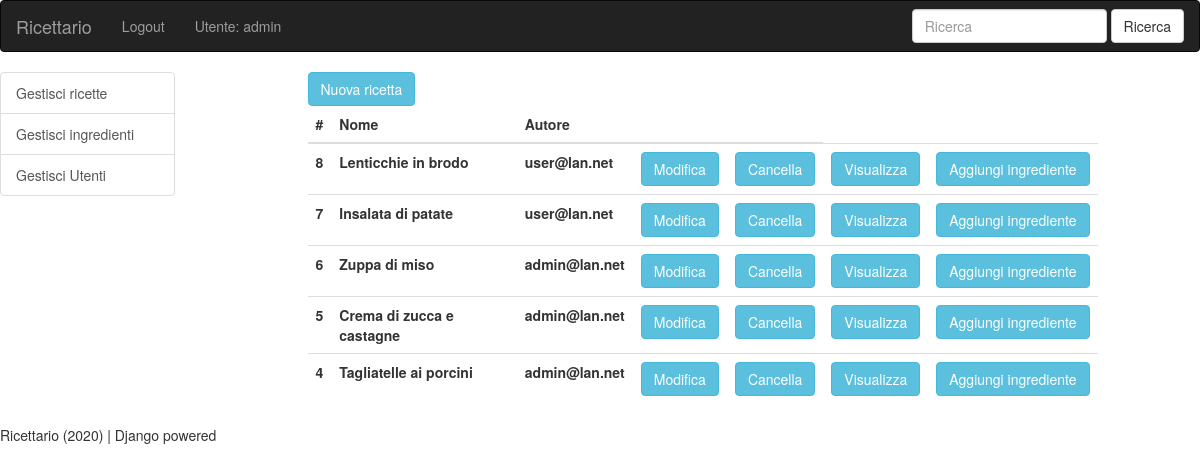
/catalogo/ (signed in), run on an earlier commit of the app's database.
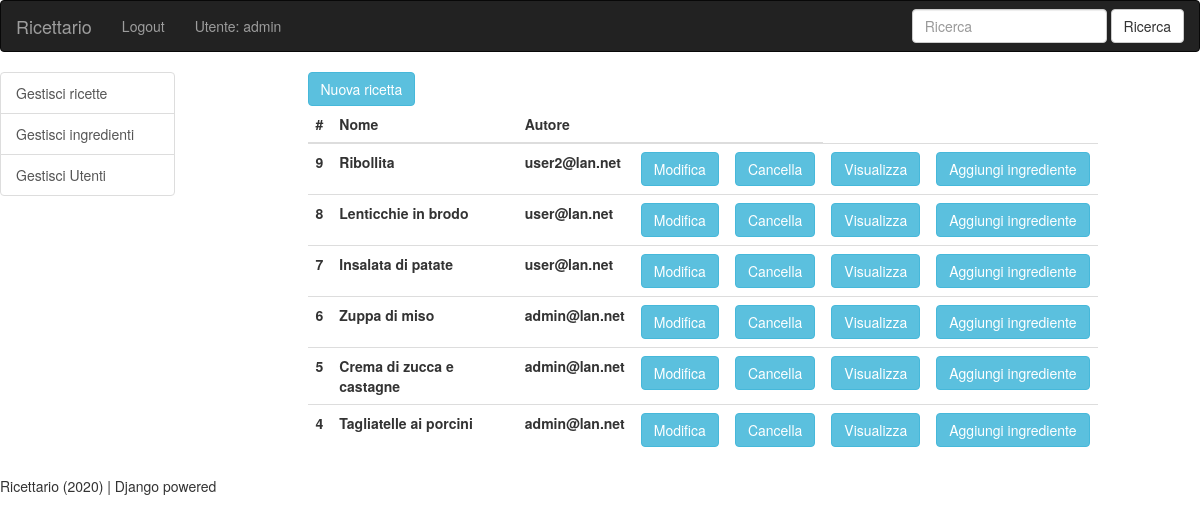
And on a later commit of the database.
### catalogo/models.py (models this page shows, shortened)
class Ricetta(models.Model):
    nome = models.CharField(
        max_length=200,
        null=False,
        default="Ricetta"
    )
    ANTIPASTO = 'Antipasto'
    PRIMO = 'Primo'
    SECONDO = 'Secondo'
    CONTORNO = 'Contorno'
    DOLCE = 'Dolce'
    tipo_choices = [
        (ANTIPASTO,'Antipasto'),
        (PRIMO,'Primo'),
        (SECONDO,'Secondo'),
        (CONTORNO,'Contorno'),
        (DOLCE,'Dolce')
    ]
    tipo = models.CharField(
        max_length=15,
        choices=tipo_choices,
        default=ANTIPASTO
    )
    autore = models.ForeignKey(
            User,
            on_delete=models.SET_NULL,
            null=True
    )
    FACILE = 'Facile'
    MEDIA = 'Media'
    DIFFICILE = 'Difficile'
    difficolta_choices = [
        (FACILE, 'Facile'),
        (MEDIA, 'Media'),
        (DIFFICILE, 'Difficile')
    ]
    difficolta = models.CharField(
        verbose_name = 'Difficoltà',
        max_length=15,
        choices=difficolta_choices,
        default=FACILE
    )
    immagine = models.ImageField(
        upload_to ='ricette',
        default = 'default.jpg'
    )
    descrizione = models.TextField(
        max_length=4000,
        null=True,
    )
    nazionalita = CountryField(
        verbose_name = 'Nazionalità',
    )

class User(AbstractUser):
    EMAIL_FIELD = 'email'
    USERNAME_FIELD = 'email'
    REQUIRED_FIELDS = ['username']
    email = models.EmailField(
		unique=True,
		blank=True
    )
    MASCHIO = 'Maschio'
    FEMMINA = 'Femmina'
    NONDICHIARATO = 'Non dichiarato'
    gender_choices = [
            (MASCHIO, 'Maschio'),
            (FEMMINA, 'Femmina'),
            (NONDICHIARATO, 'Non dichiarato')
    ]
    gender = models.CharField(
        max_length=15,
        choices=gender_choices,
        verbose_name="Genere",
        default=NONDICHIARATO
    )
    birth_date = models.DateField(
        verbose_name="Data di nascita",
        null=True,
        blank=True
    )

### catalogo/views.py (the view)
# urls.py: path('', views.index, name='index'),
def index(request):
    if request.user.is_authenticated:
        if request.user.is_superuser:
            ricette = Ricetta.objects.all().order_by('-id')
        else:
            ricette = Ricetta.objects.all().order_by('-id').filter(autore=request.user)
    else:
            ricette = Ricetta.objects.all().order_by('-id')[:5]
    context = {
        'ricette': ricette,
    }
    return render(request, 'catalogo/index.html', context=context)

### catalogo/templates/catalogo/index.html
{% extends "base.html" %}
{% block content %}
<div>
{% if not user.is_authenticated %}
	<h3><span class="label label-default">Ultime 5 ricette inserite</span></h3>
   	<div class="list-group">
	{% for ricetta in ricette %}
			<a class="list-group-item" href='/catalogo/ricette/{{ ricetta.pk  }}/show'>{{ ricetta.nome }}</a>
	{% endfor %}
    	</div>
{% else %}
<div id="container-fluid">
	<a class="btn btn-info" role="button" href="{% url 'rcreate' %}">Nuova ricetta</a>
</div>
<table class="table">
  <thead class="thead-dark">
    <tr>
      	<th scope="col">#</th>
      	<th scope="col">Nome</th>
      	<th scope="col">Autore</th>
      	<th scope="col">&nbsp;</th>
      	<th scope="col">&nbsp;</th>
    </tr>
  </thead>
  <tbody>
  {% for ricetta in ricette %}
    <tr>
	<th scope="row">{{ ricetta.pk }}</th>
	<th scope="row">{{ ricetta.nome }}</th>
	<th scope="row">{{ ricetta.autore }}</th>
	<th scope="row"><a class="btn btn-info" role="button" href="/catalogo/ricette/{{ ricetta.pk }}/update">Modifica</a></th>
	<th scope="row"><a class="btn btn-info" role="button" href="/catalogo/ricette/{{ ricetta.pk }}/delete">Cancella</a></th>
	<th scope="row"><a class="btn btn-info" role="button" href="/catalogo/ricette/{{ ricetta.pk }}/show">Visualizza</a></th>
	<th scope="row"><a class="btn btn-info" role="button" href="/catalogo/ricette/{{ ricetta.pk }}/ingrediente/add">Aggiungi ingrediente</a></th>
    </tr>
  {% endfor %}
  </tbody>
</table>
{% endif %}
</div>
{% endblock %}

What changed in the data, as far as the page shows it:
added Ricetta: pk "9", nome "Ribollita", autore "user2@lan.net"
